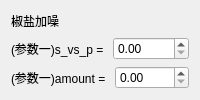
           <widget class="QWidget" name="page_5">
            <layout class="QVBoxLayout" name="verticalLayout_3">
             <item>
              <widget class="QLabel" name="label_10">
               <property name="text">
                <string>椒盐加噪</string>
               </property>
              </widget>
             </item>
             <item>
              <layout class="QHBoxLayout" name="horizontalLayout_9">
               <item>
                <widget class="QLabel" name="label_9">
                 <property name="text">
                  <string>(参数一)s_vs_p = </string>
                 </property>
                </widget>
               </item>
               <item>
                <widget class="QDoubleSpinBox" name="doubleSpinBox"/>
               </item>
              </layout>
             </item>
             <item>
              <layout class="QHBoxLayout" name="horizontalLayout_8">
               <item>
                <widget class="QLabel" name="label_8">
                 <property name="text">
                  <string>(参数一)amount = </string>
                 </property>
                </widget>
               </item>
               <item>
                <widget class="QDoubleSpinBox" name="doubleSpinBox_3">
                 <property name="maximum">
                  <double>1.000000000000000</double>
                 </property>
                 <property name="singleStep">
                  <double>0.100000000000000</double>
                 </property>
                </widget>
               </item>
              </layout>
             </item>
            </layout>
           </widget>
